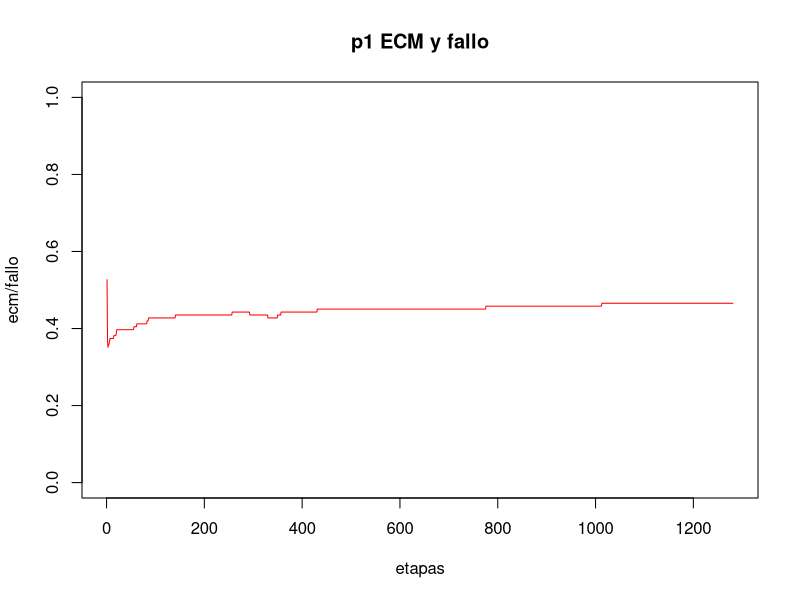

Reproduce this figure in R.
#!/usr/bin/Rscript
png("doc/graficas/P1_ecm_fallo.png", width = 720, height = 720)

t<-read.table("ecm.data")
ta<-read.table("adaptacion.data")

plot(t[,1], type="l", col="blue", ylim=c(0,1), ylab="ecm/fallo", xlab="etapas", main="p1 ECM y fallo")
lines(ta[,1], col="red")
legend(x= 1500 , y=0.75,lty=c(1,1),lwd=c(2.5,2.5),col=c("blue","red"), legend=c("ECM", "fallo"))
rect(1, 5, 3, 7, col = "white")
dev.off()
